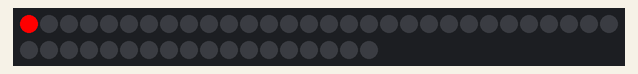
This program was run on a simulated CircuitPython board. On the bench: 48 RGB LEDs in strip order, left to right, continuing on the next row. At 17.9 s the program ends and the board releases its pins; the recording ends there.

Above: at 4.01 s.
At 5.67 s:
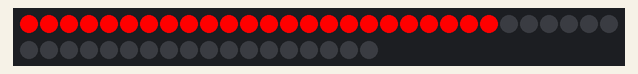
At 7.4 s:
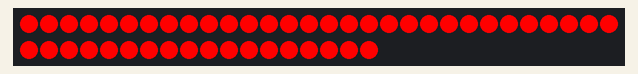
At 10.66 s:
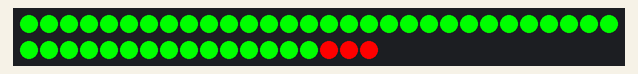
At 13.98 s:
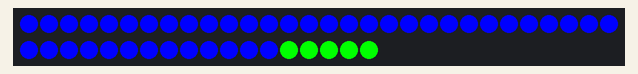
At 17.31 s:
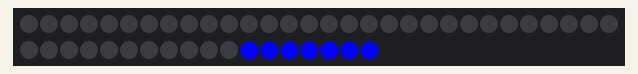

The program:

rgb-matrix.py
```python
import time
import board
import neopixel

led_number = 48

pixels1 = neopixel.NeoPixel(board.D18, led_number, brightness=1)

x=0

# pixels1.fill((0, 220, 0))

# pixels1[10] = (0, 20, 255)

#Sleep for three seconds, You should now have all LEDs showing light with the first node
#Showing a different colour
time.sleep(4)

#Little Light slider script, will produce a nice loading bar effect that goes all the way up a small Strip
#and then all the way back
#This was created using a While Loop taking advantage of that arbitrary variable to determine
#which LED Node we will target/index with a different colour

delay = 0.07

#Below will loop until variable x has a value of 35
for x in range(led_number):
  pixels1[x] = (255, 0, 0)
  time.sleep(delay)

for x in range(led_number):
  pixels1[x] = (0, 255, 0)
  time.sleep(delay)

for x in range(led_number):
  pixels1[x] = (0, 0, 255)
  time.sleep(delay)

for x in range(led_number):
  pixels1[x] = (0, 0, 0)
  time.sleep(delay)


# time.sleep(4)

#Complete the script by returning all the LED to off
pixels1.fill((255, 255, 255))
```
